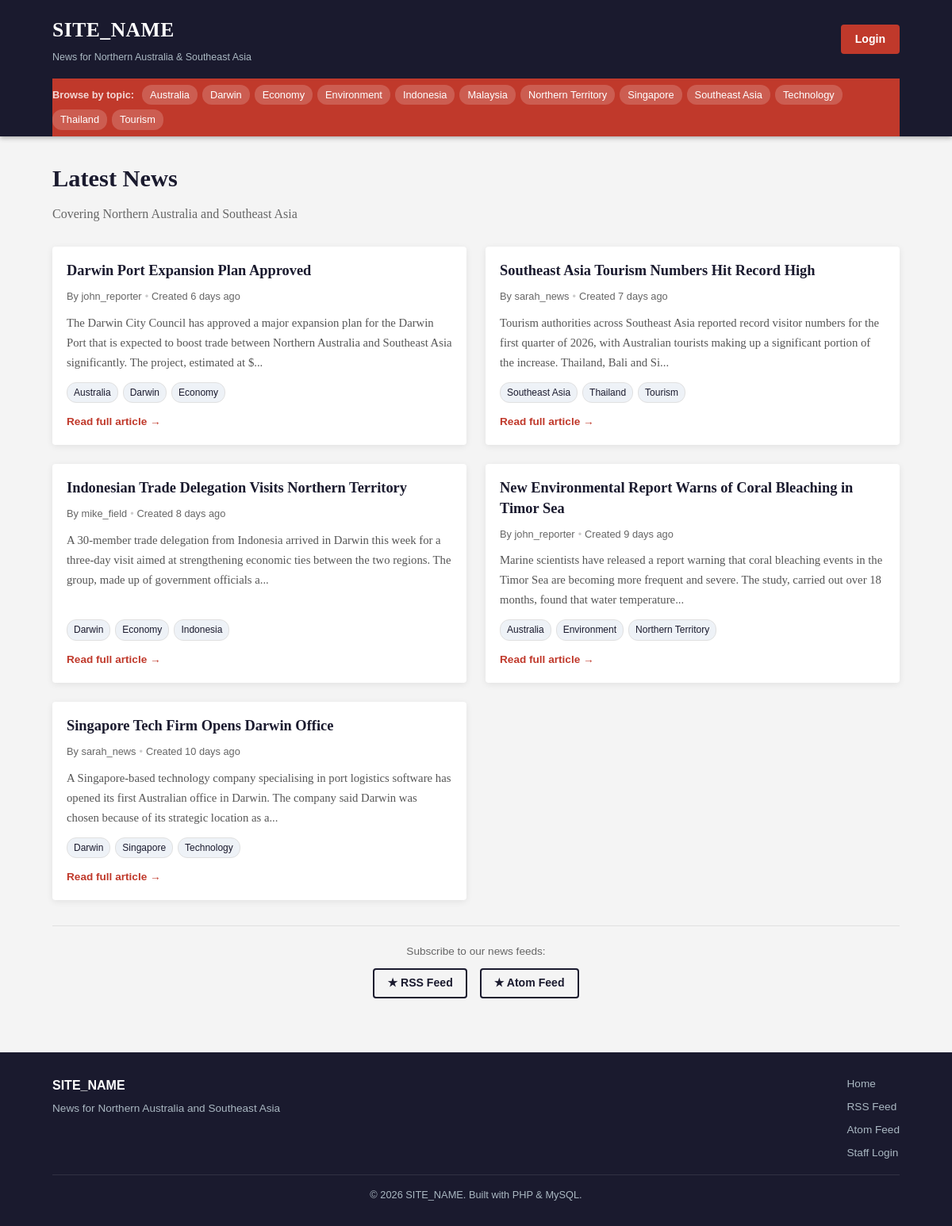
/router.php, run on the app's committed database.
### tables this page shows
CREATE TABLE tags (
    id   INT         AUTO_INCREMENT PRIMARY KEY,
    name VARCHAR(100) NOT NULL UNIQUE
);

CREATE TABLE articles (
    id         INT          AUTO_INCREMENT PRIMARY KEY,
    title      VARCHAR(255) NOT NULL,
    content    TEXT         NOT NULL,
    author_id  INT          NOT NULL,
    status     ENUM('pending','approved','rejected') NOT NULL DEFAULT 'pending',
    image_path VARCHAR(255) DEFAULT NULL,
    created_at TIMESTAMP    DEFAULT CURRENT_TIMESTAMP,
    updated_at TIMESTAMP    DEFAULT CURRENT_TIMESTAMP ON UPDATE CURRENT_TIMESTAMP,
    FOREIGN KEY (author_id) REFERENCES users(id) ON DELETE CASCADE
);

CREATE TABLE users (
    id       INT          AUTO_INCREMENT PRIMARY KEY,
    username VARCHAR(50)  NOT NULL UNIQUE,
    email    VARCHAR(100) NOT NULL UNIQUE,
    password VARCHAR(255) NOT NULL,
    role     ENUM('journalist','editor') NOT NULL DEFAULT 'journalist',
    created_at TIMESTAMP DEFAULT CURRENT_TIMESTAMP
);

### app/controllers/Controller.php (called while the page is built, shortened)
<?php
abstract class Controller {
    protected function view(string $viewPath, array $data = [], string $title = SITE_NAME): void {
        extract($data);
        require __DIR__ . '/../views/layouts/header.php';
        require __DIR__ . '/../views/' . $viewPath . '.php';
        require __DIR__ . '/../views/layouts/footer.php';
    }
}
function e(string $str): string {
    return htmlspecialchars($str, ENT_QUOTES, 'UTF-8');
}
function timeAgo(string $datetime): string {
    $now  = new DateTime();
    $then = new DateTime($datetime);
    $diff = $now->diff($then);
    if ($diff->d > 0)  return $diff->d  . ' day'    . ($diff->d  > 1 ? 's' : '') . ' ago';
    return 'just now';
}

### app/controllers/ArticleController.php (called while the page is built, shortened)
<?php
class ArticleController extends Controller {
    private Article $articleModel;
    private Tag     $tagModel;
    public function __construct() {
        $this->articleModel = new Article();
        $this->tagModel     = new Tag();
    }
    public function index(): void {
        $articles  = $this->articleModel->getTopFive();
        $tags      = $this->tagModel->getTagsWithArticles();
        $flash     = $this->getFlash();
        $this->view('public/index', [
            'articles' => $articles,
            'tags'     => $tags,
            'flash'    => $flash,
        ], SITE_NAME . ' - News for Northern Australia and Southeast Asia');
    }
}

### app/config/Database.php (called while the page is built, shortened)
<?php
class Database {
    private static ?Database $instance = null;
    private PDO $pdo;
    private function __construct() {
        try {
            $dsn = "mysql:host=" . DB_HOST
                 . ";dbname=" . DB_NAME
                 . ";charset=utf8mb4";
            $this->pdo = new PDO($dsn, DB_USER, DB_PASS, [
                PDO::ATTR_ERRMODE            => PDO::ERRMODE_EXCEPTION,
                PDO::ATTR_DEFAULT_FETCH_MODE => PDO::FETCH_ASSOC,
                PDO::ATTR_EMULATE_PREPARES   => false,
            ]);
        } catch (PDOException $e) {
            error_log("DB Connection Error: " . $e->getMessage());
            die("Database connection failed. Please check your configuration.");
        }
    }
    public static function getInstance(): Database {
        if (self::$instance === null) {
            self::$instance = new self();
        }
        return self::$instance;
    }
    public function getConnection(): PDO {
        return $this->pdo;
    }
}

### app/models/Model.php (called while the page is built, shortened)
<?php
abstract class Model {
    public function __construct() {
        $this->db = Database::getInstance()->getConnection();
    }
}

### app/models/Tag.php (called while the page is built, shortened)
<?php
class Tag extends Model {
    public function getTagsWithArticles(): array {
        $stmt = $this->db->query(
            "SELECT DISTINCT t.id, t.name
             FROM tags t
             JOIN article_tags at ON t.id = at.tag_id
             JOIN articles a      ON at.article_id = a.id
             WHERE a.status = 'approved'
             ORDER BY t.name"
        );
        return $stmt->fetchAll();
    }
}

### app/models/Article.php (called while the page is built, shortened)
<?php
class Article extends Model {
    public function getTopFive(): array {
        $stmt = $this->db->query(
            "SELECT a.id, a.title, a.content, a.image_path,
                    a.created_at, a.updated_at, u.username AS author_name
             FROM articles a
             JOIN users u ON a.author_id = u.id
             WHERE a.status = 'approved'
             ORDER BY a.updated_at DESC
             LIMIT 5"
        );
        return $stmt->fetchAll();
    }
}

### app/views/public/index.php (the view, shortened to what this page needs)
<div class="page-hero">
    <h1>Latest News</h1>
    <p>Covering Northern Australia and Southeast Asia</p>
</div>
<?php if (empty($articles)): ?>
    <div class="empty-state">
        <p>No articles have been published yet. Check back soon.</p>
    </div>
<?php else: ?>
    <div class="articles-grid">
        <?php foreach ($articles as $article): ?>
            <article class="article-card">
                <div class="article-card-body">
                    <h2 class="article-card-title">
                        <a href="<?= BASE_URL ?>/article/<?= (int) $article['id'] ?>">
                            <?= e($article['title']) ?>
                        </a>
                    </h2>
                    <div class="article-meta">
                        <span class="meta-author">By <?= e($article['author_name']) ?></span>
                        <span class="meta-sep">&bull;</span>
                        <span class="meta-time" title="<?= e($article['created_at']) ?>">
                            Created <?= e(timeAgo($article['created_at'])) ?>
                        </span>
                    </div>
                    <p class="article-card-excerpt">
                        <?= e(mb_substr(strip_tags($article['content']), 0, 200)) ?>...
                    </p>
                    <?php if (!empty($article['tags'])): ?>
                        <div class="article-tags">
                            <?php foreach ($article['tags'] as $tag): ?>
                                <a href="<?= BASE_URL ?>/tag/<?= urlencode($tag['name']) ?>" class="tag-badge">
                                    <?= e($tag['name']) ?>
                                </a>
                            <?php endforeach; ?>
                        </div>
                    <?php endif; ?>
                    <a href="<?= BASE_URL ?>/article/<?= (int) $article['id'] ?>" class="read-more-link">
                        Read full article &rarr;
                    </a>
                </div>
            </article>
        <?php endforeach; ?>
    </div>
    <div class="feed-links">
        <p>Subscribe to our news feeds:</p>
        <a href="<?= BASE_URL ?>/feed/rss"  class="btn btn-outline feed-btn">&#x2605; RSS Feed</a>
        <a href="<?= BASE_URL ?>/feed/atom" class="btn btn-outline feed-btn">&#x2605; Atom Feed</a>
    </div>
<?php endif; ?>

### app/views/layouts/header.php (shortened to what this page needs)
<!DOCTYPE html>
<html lang="en">
<head>
    <link rel="stylesheet" href="<?= BASE_URL ?>/public/css/style.css">
</head>
<body>
<header class="site-header">
    <div class="container">
        <div class="header-top">
            <a href="<?= BASE_URL ?>/" class="site-title">
                <span class="site-title-main"><?= e(SITE_NAME) ?></span>
                <span class="site-title-sub">News for Northern Australia &amp; Southeast Asia</span>
            </a>
            <nav class="header-nav">
                <?php if (!empty($_SESSION['user_id'])): ?>
                    <span class="nav-user">
                        Logged in as <strong><?= e($_SESSION['user_username']) ?></strong>
                        (<?= e($_SESSION['user_role']) ?>)
                    </span>
                    <?php if ($_SESSION['user_role'] === 'editor'): ?>
                        <a href="<?= BASE_URL ?>/editor/dashboard" class="btn btn-outline">Dashboard</a>
                        <a href="<?= BASE_URL ?>/editor/comments"  class="btn btn-outline">Comments</a>
                    <?php else: ?>
                        <a href="<?= BASE_URL ?>/journalist/dashboard" class="btn btn-outline">My Articles</a>
                        <a href="<?= BASE_URL ?>/journalist/create"    class="btn btn-outline">New Article</a>
                    <?php endif; ?>
                    <a href="<?= BASE_URL ?>/logout" class="btn btn-danger">Logout</a>
                <?php else: ?>
                    <a href="<?= BASE_URL ?>/login" class="btn btn-primary">Login</a>
                <?php endif; ?>
            </nav>
        </div>
        <?php if (!empty($tags) || !empty($allTags)): ?>
            <?php $navTags = $tags ?? $allTags ?? []; ?>
            <?php if (!empty($navTags)): ?>
            <nav class="tag-nav">
                <span class="tag-nav-label">Browse by topic:</span>
                <?php foreach ($navTags as $tag): ?>
                    <a href="<?= BASE_URL ?>/tag/<?= urlencode($tag['name']) ?>" class="tag-link">
                        <?= e($tag['name']) ?>
                    </a>
                <?php endforeach; ?>
            </nav>
            <?php endif; ?>
        <?php endif; ?>
    </div>
</header>
<main class="main-content">
    <div class="container">

### public/css/style.css (style rules this page uses)
*, *::before, *::after { box-sizing: border-box; margin: 0; padding: 0; }
:root { --color-primary: #1a1a2e; --color-accent: #c0392b; --color-accent-hover: #a93226; --color-bg: #f4f4f4; --color-card: #ffffff; --color-text: #2c2c2c; --color-muted: #666666; --color-border: #e0e0e0; --color-success: #27ae60; --color-warning: #f39c12; --color-danger: #c0392b; --color-info: #2980b9; --font-main: 'Georgia', 'Times New Roman', serif; --font-ui: 'Arial', 'Helvetica', sans-serif; --radius: 4px; --shadow: 0 2px 8px rgba(0,0,0,0.08); --max-width: 1100px; }
html { font-size: 16px; }
body { font-family: var(--font-main); background-color: var(--color-bg); color: var(--color-text); line-height: 1.7; }
a { color: var(--color-accent); text-decoration: none; }
.container { width: 100%; max-width: var(--max-width); margin: 0 auto; padding: 0 16px; }
.site-header { background-color: var(--color-primary); color: #fff; padding: 0; box-shadow: 0 2px 6px rgba(0,0,0,0.3); }
.header-top { display: flex; align-items: center; justify-content: space-between; flex-wrap: wrap; gap: 12px; padding: 16px 0; }
.site-title { display: flex; flex-direction: column; color: #fff; text-decoration: none; }
.site-title-main { font-size: 1.6rem; font-weight: bold; letter-spacing: 0.5px; color: #fff; }
.site-title-sub { font-family: var(--font-ui); font-size: 0.78rem; color: #aab8c2; margin-top: 2px; }
.header-nav { display: flex; align-items: center; flex-wrap: wrap; gap: 8px; }
.tag-nav { background-color: var(--color-accent); padding: 8px 0; display: flex; flex-wrap: wrap; align-items: center; gap: 6px; }
.tag-nav-label { font-family: var(--font-ui); font-size: 0.8rem; color: rgba(255,255,255,0.8); font-weight: bold; margin-right: 4px; }
.tag-link { font-family: var(--font-ui); font-size: 0.8rem; color: #fff; background: rgba(255,255,255,0.18); padding: 2px 10px; border-radius: 12px; text-decoration: none; transition: background 0.2s; }
.btn { font-family: var(--font-ui); display: inline-block; padding: 7px 16px; border-radius: var(--radius); font-size: 0.88rem; font-weight: bold; cursor: pointer; text-decoration: none; border: 2px solid transparent; transition: background 0.2s, color 0.2s, border-color 0.2s; line-height: 1.4; }
.btn-primary { background-color: var(--color-accent); color: #fff; border-color: var(--color-accent); }
.btn-outline { background: transparent; color: #fff; border-color: rgba(255,255,255,0.5); }
.main-content .btn-outline { color: var(--color-primary); border-color: var(--color-primary); }
.main-content { padding: 28px 0 48px; }
.page-hero { margin-bottom: 28px; }
.page-hero h1 { font-size: 1.9rem; color: var(--color-primary); margin-bottom: 4px; }
.page-hero p { color: var(--color-muted); font-size: 1rem; }
.articles-grid { display: grid; grid-template-columns: 1fr; gap: 24px; margin-bottom: 32px; }
@media (min-width: 640px) { .articles-grid { grid-template-columns: repeat(2, 1fr); } }
@media (min-width: 900px) { .articles-grid { grid-template-columns: repeat(2, 1fr); } }
.article-card { background: var(--color-card); border-radius: var(--radius); box-shadow: var(--shadow); overflow: hidden; display: flex; flex-direction: column; transition: box-shadow 0.2s; }
.article-card-body { padding: 18px; display: flex; flex-direction: column; flex: 1; }
.article-card-title { font-size: 1.15rem; margin-bottom: 8px; line-height: 1.4; }
.article-card-title a { color: var(--color-primary); text-decoration: none; }
.article-meta { font-family: var(--font-ui); font-size: 0.8rem; color: var(--color-muted); margin-bottom: 10px; display: flex; flex-wrap: wrap; gap: 4px; align-items: center; }
.meta-sep { color: #ccc; }
.article-card-excerpt { font-size: 0.92rem; color: #555; margin-bottom: 12px; flex: 1; }
.article-tags { display: flex; flex-wrap: wrap; gap: 6px; margin-bottom: 12px; }
.tag-badge { font-family: var(--font-ui); font-size: 0.75rem; background: #eef2f7; color: var(--color-primary); padding: 2px 8px; border-radius: 12px; text-decoration: none; border: 1px solid var(--color-border); transition: background 0.2s; }
.read-more-link { font-family: var(--font-ui); font-size: 0.85rem; color: var(--color-accent); font-weight: bold; margin-top: auto; }
.feed-links { text-align: center; padding: 20px 0; border-top: 1px solid var(--color-border); }
.feed-links p { font-family: var(--font-ui); font-size: 0.85rem; color: var(--color-muted); margin-bottom: 10px; }
.feed-btn { margin: 0 6px; }

### data on the page
tags: name "Australia"
tags: name "Darwin"
tags: name "Economy"
tags: name "Environment"
tags: name "Indonesia"
tags: name "Malaysia"
tags: name "Northern Territory"
tags: name "Singapore"
tags: name "Southeast Asia"
tags: name "Technology"
tags: name "Thailand"
tags: name "Tourism"
articles: title "Darwin Port Expansion Plan Approved", author.username "john_reporter", created_at "6 days ago", content "The Darwin City Council has approved a major expansion plan for the Darwin Port that is expected to boost trade between Northern Australia and Southeast Asia significantly. The project, estimated at $"
articles: title "Southeast Asia Tourism Numbers Hit Record High", author.username "sarah_news", created_at "7 days ago", content "Tourism authorities across Southeast Asia reported record visitor numbers for the first quarter of 2026, with Australian tourists making up a significant portion of the increase. Thailand, Bali and Si"
articles: title "Indonesian Trade Delegation Visits Northern Territory", author.username "mike_field", created_at "8 days ago", content "A 30-member trade delegation from Indonesia arrived in Darwin this week for a three-day visit aimed at strengthening economic ties between the two regions. The group, made up of government officials a"
articles: title "New Environmental Report Warns of Coral Bleaching in Timor Sea", author.username "john_reporter", created_at "9 days ago", content "Marine scientists have released a report warning that coral bleaching events in the Timor Sea are becoming more frequent and severe. The study, carried out over 18 months, found that water temperature"
articles: title "Singapore Tech Firm Opens Darwin Office", author.username "sarah_news", created_at "10 days ago", content "A Singapore-based technology company specialising in port logistics software has opened its first Australian office in Darwin. The company said Darwin was chosen because of its strategic location as a"

### other printed values
SITE_NAME "SITE_NAME"
